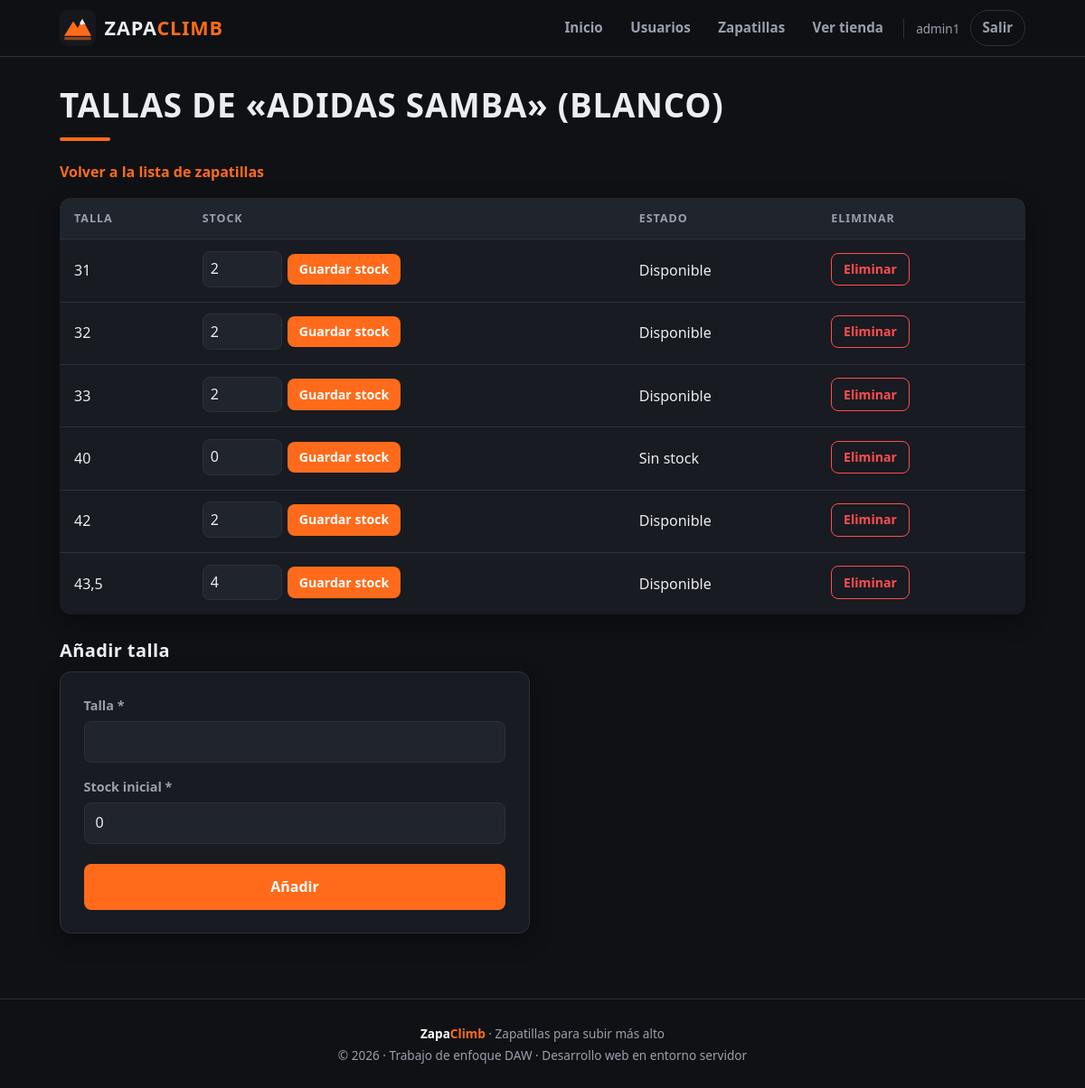
Screenshot of /cliente/tallas.php?id=2 (signed in) with the database file from the repository.
### tables this page shows
CREATE TABLE `zapatilla` (
  `id_zapatilla` int(10) NOT NULL AUTO_INCREMENT,
  `modelo` varchar(100) NOT NULL,
  `color` varchar(20) NOT NULL,
  `precio` decimal(8,2) NOT NULL,
  `imagen` varchar(100) DEFAULT NULL,
  PRIMARY KEY (`id_zapatilla`),
  UNIQUE KEY `uq_zapatilla_modelo_color` (`modelo`,`color`)
);

CREATE TABLE `talla` (
  `id_talla` int(11) NOT NULL AUTO_INCREMENT,
  `id_zapatilla` int(10) NOT NULL,
  `numero_talla` decimal(3,1) NOT NULL,
  `stock` int(10) unsigned NOT NULL DEFAULT 0,
  PRIMARY KEY (`id_talla`),
  UNIQUE KEY `uq_talla_zapatilla_numero` (`id_zapatilla`,`numero_talla`),
  CONSTRAINT `fk_talla_zapatilla` FOREIGN KEY (`id_zapatilla`) REFERENCES `zapatilla` (`id_zapatilla`) ON DELETE CASCADE ON UPDATE CASCADE
);

### cliente/tallas.php (the view, shortened to what this page needs)
<?php
$id_zapatilla = filter_var($_GET["id"] ?? "", FILTER_VALIDATE_INT);
try {
  $bd = conectar();
  $consulta = $bd->prepare("SELECT modelo, color FROM zapatilla WHERE id_zapatilla = :id");
  $consulta->execute([":id" => $id_zapatilla]);
  $zapatilla = $consulta->fetch();
  $consulta = $bd->prepare("SELECT id_talla, numero_talla, stock FROM talla
                            WHERE id_zapatilla = :id ORDER BY numero_talla");
  $consulta->execute([":id" => $id_zapatilla]);
  $tallas = $consulta->fetchAll();
} catch (PDOException $e) {
  die("No se han podido cargar las tallas.");
}
?>
<!DOCTYPE html>
<html lang="es">
<head>
  <link rel="stylesheet" href="css/estilos.css">
</head>
<body>
  <?php require "cabecera.php";  ?>
  <h1>Tallas de «<?= htmlspecialchars($zapatilla["modelo"]) ?>» (<?= htmlspecialchars($zapatilla["color"]) ?>)</h1>
  <p><a href="admin_zapatillas.php">Volver a la lista de zapatillas</a></p>
  <?php if (count($tallas) === 0) { ?>
    <p>Esta zapatilla todavía no tiene tallas. Añade la primera abajo.</p>
  <?php } else { ?>
    <table border="1">
      <tr><th>Talla</th><th>Stock</th><th>Estado</th><th>Eliminar</th></tr>
      <?php foreach ($tallas as $talla) { ?>
        <tr>
          <td><?= str_replace(".", ",", (float) $talla["numero_talla"]) ?></td>
          <td>
            <form action="../negocio/guardar_talla.php" method="post">
              <input type="number" name="stock" min="0" step="1" required
              value="<?= $talla["stock"] ?>">
              <button type="submit">Guardar stock</button>
            </form>
          </td>
          <td><?= $talla["stock"] > 0 ? "Disponible" : "Sin stock" ?></td>
          <td>
            <form action="../negocio/eliminar_talla.php" method="post">
              <button type="submit" onclick="return confirm('¿Eliminar esta talla?')">Eliminar</button>
            </form>
          </td>
        </tr>
      <?php } ?>
    </table>
  <?php } ?>
  <h2>Añadir talla</h2>
  <form action="../negocio/guardar_talla.php" method="post">
    <label for="numero_talla">Talla *</label>
    <input type="number" id="numero_talla" name="numero_talla" min="30" max="50" step="0.5" required>
    <label for="stock">Stock inicial *</label>
    <input type="number" id="stock" name="stock" min="0" step="1" value="0" required>
    <button type="submit">Añadir</button>
  </form>
<?php require "pie.php"; ?>
</body>
</html>

### cliente/css/estilos.css (style rules this page uses)
:root { --fondo: #0f1115; --superficie: #181b21; --superficie-2: #20242c; --borde: #2c313b; --texto: #ecedf0; --texto-suave: #9aa0ab; --naranja: #ff6b1a; --naranja-oscuro: #e0550a; --rojo: #ff4d4f; --verde: #3ecf8e; --radio: 12px; --sombra: 0 8px 24px rgba(0, 0, 0, .35); }
* { box-sizing: border-box; }
html { font-size: 16px; }
body { margin: 0; min-height: 100vh; display: flex; flex-direction: column; background: var(--fondo); color: var(--texto); font-family: system-ui, -apple-system, "Segoe UI", Roboto, Arial, sans-serif; line-height: 1.55; }
a { color: var(--naranja); text-decoration: none; }
h1, h2 { margin: 0 0 .6em; line-height: 1.15; letter-spacing: .02em; }
h1 { font-size: clamp(1.6rem, 4vw, 2.3rem); text-transform: uppercase; font-weight: 800; }
h1::after { content: ""; display: block; width: 56px; height: 4px; margin-top: .4em; border-radius: 2px; background: var(--naranja); }
h2 { font-size: 1.25rem; font-weight: 700; margin-top: 1.4em; }
p { margin: 0 0 1em; }
main > form { max-width: 520px; background: var(--superficie); border: 1px solid var(--borde); border-radius: var(--radio); padding: 1.6rem; box-shadow: var(--sombra); margin-bottom: 1.5rem; }
main > form label { display: block; margin: 1rem 0 .35rem; font-weight: 600; font-size: .9rem; color: var(--texto-suave); }
main > form label:first-of-type { margin-top: 0; }
main > form input, main > form select { width: 100%; }
input, select { font: inherit; color: var(--texto); background: var(--superficie-2); border: 1px solid var(--borde); border-radius: 8px; padding: .6rem .75rem; transition: border-color .15s, box-shadow .15s; }
input, select { color-scheme: dark; }
button { font: inherit; font-weight: 700; cursor: pointer; border: 0; border-radius: 8px; padding: .6rem 1.1rem; background: var(--naranja); color: #fff; transition: background .15s, transform .1s; }
main > form button[type="submit"] { width: 100%; margin-top: 1.4rem; padding: .8rem; font-size: 1rem; }
form[action*="eliminar"] button { background: transparent; color: var(--rojo); border: 1px solid var(--rojo); }
table { width: 100%; border-collapse: collapse; border: 0; background: var(--superficie); border-radius: var(--radio); overflow: hidden; box-shadow: var(--sombra); margin-bottom: 1.5rem; }
th, td { border: 0; border-bottom: 1px solid var(--borde); padding: .8rem 1rem; text-align: left; vertical-align: middle; }
th { background: var(--superficie-2); color: var(--texto-suave); font-size: .78rem; text-transform: uppercase; letter-spacing: .08em; }
tr:last-child td { border-bottom: 0; }
td form { display: inline-flex; gap: .4rem; align-items: center; margin: 0 .2rem .2rem 0; }
td input[type="number"] { width: 5.5rem; padding: .4rem .5rem; }
td button { padding: .4rem .8rem; font-size: .88rem; }
main > p:first-of-type a { font-weight: 600; }

### rows the page displays
zapatilla: modelo "ADIDAS SAMBA", color "BLANCO"
talla: numero_talla "31", stock "2", shows "Disponible"
talla: numero_talla "32", stock "2", shows "Disponible"
talla: numero_talla "33", stock "2", shows "Disponible"
talla: numero_talla "40", stock "0", shows "Sin stock"
talla: numero_talla "42", stock "2", shows "Disponible"
talla: numero_talla "43,5", stock "4", shows "Disponible"

### other values shown
$_SESSION["nombre_usuario"] "admin1"
